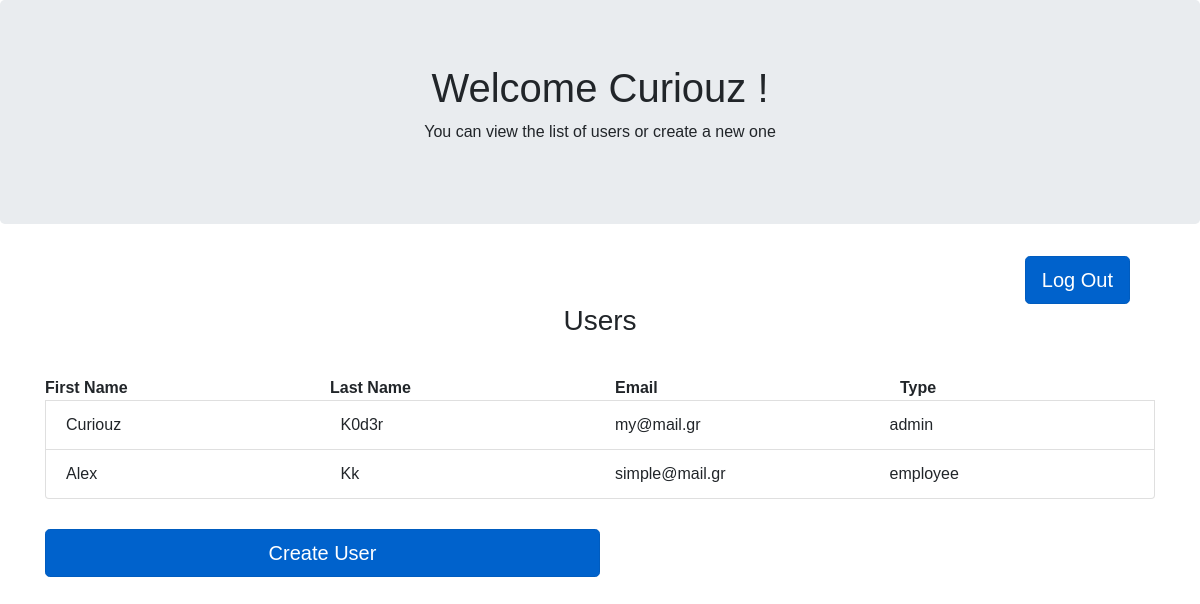
Screenshot of /admin_portal.php (signed in) with the database file from the repository.
### tables this page shows
CREATE TABLE `user` (
  `id` int(11) NOT NULL,
  `first_name` varchar(255) DEFAULT NULL,
  `last_name` varchar(255) DEFAULT NULL,
  `password_hash` varchar(255) DEFAULT NULL,
  `email` varchar(255) DEFAULT NULL,
  `type` enum('employee','admin') DEFAULT NULL
);

### Model/Database.php (called while the page is built, shortened)
<?php
class Database
{
    private static $instance = null;
    private $conn;
    private function __construct()
    {
        $this->conn = new PDO('mysql:host=localhost;dbname=' . self::DATABASE_NAME, self::USERNAME,self::PASSWORD);
    }
    public static function getInstance()
    {
        if(!self::$instance)
        {
            self::$instance = new Database();
        }
        return self::$instance;
    }
    public function select($query, $paramArray=array())
    {
        $stmt = $this->conn->prepare($query);
        for ($i=0; $i < sizeof(array_keys($paramArray)); $i++)
            $stmt->bindParam(array_keys($paramArray)[$i], $paramArray[array_keys($paramArray)[$i]]);
        $stmt->execute();
        return $stmt->fetchAll(PDO::FETCH_ASSOC);
    }
}

### Model/Users.php (called while the page is built, shortened)
<?php
require_once "Database.php";
class Users
{
    private $users;
    private static $instance = null;
    private function __construct()
    {
        $database = Database::getInstance();
        $this->users = $database->select("SELECT * FROM user", array());
    }
    public static function getInstance()
    {
        if(!self::$instance)
        {
            self::$instance = new Users();
        }
        return self::$instance;
    }
    public function getAllUsers()
    {
        return $this->users;
    }
}

### admin_portal.php (the view, shortened to what this page needs)
<html>
<head>
    <link rel="stylesheet" href="https://stackpath.bootstrapcdn.com/bootstrap/4.4.1/css/bootstrap.min.css">
    <link rel="stylesheet" href="assets/app.css" />
</head>
<body>
<div class="jumbotron text-center">
    <h1>Welcome <?php session_start(); print $_SESSION['fname']; ?> !</h1>
    <p>You can view the list of users or create a new one</p>
</div>
<div class="text-right" style="margin-right: 70px">
    <a href="./logout.php" class="btn btn-primary btn-lg active" role="button" aria-pressed="true">Log Out</a>
</div>
<?php
require_once "Model/Users.php";
$users = Users::getInstance()->getAllUsers();
?>
<div class="container">
    <h3 style="text-align: center;padding-bottom: 30px">Users</h3>
    <ul class="list-group">
        <div class="row">
            <div class="col" style="font-weight: bold">First Name </div> <div class="col" style="font-weight: bold">Last Name</div>
            <div class="col" style="font-weight: bold">Email</div> <div class="col" style="font-weight: bold">Type</div></div>
        <?php
        foreach ($users as $user) {
            ?>
            <li class="list-group-item"> <div class="row">
                    <div class="col"><? print $user['first_name'] ?></div> <div class="col"><? print $user['last_name'] ?>
                    </div> <div class="col email"><? print $user['email'] ?></div> <div class="col"><? print $user['type'] ?></div>
        <?php  }
        ?>
    </ul>
    <a style="margin-top: 30px; width: 50%" href="create_user_form.php" class="btn btn-primary btn-lg active" role="button" aria-disabled="true">Create User</a>
</div>
</body>
</html>

### assets/app.css (style rules this page uses)
html { background-color: #56baed; }
body { font-family: "Poppins", sans-serif; height: 100vh; }

### rows the page displays
user: first_name "Curiouz", last_name "K0d3r", email "my@mail.gr", type "admin"
user: first_name "Alex", last_name "Kk", email "simple@mail.gr", type "employee"

### other values shown
$_SESSION['fname'] "Curiouz"
